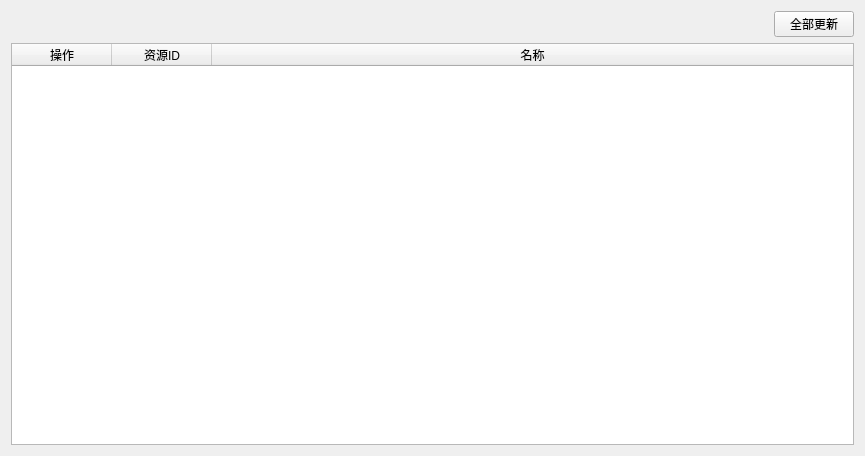
<?xml version="1.0" encoding="UTF-8"?>
<ui version="4.0">
 <class>LocalModsManagerInterface</class>
 <widget class="QWidget" name="LocalModsManagerInterface">
  <property name="geometry">
   <rect>
    <x>0</x>
    <y>0</y>
    <width>865</width>
    <height>456</height>
   </rect>
  </property>
  <property name="windowTitle">
   <string>Form</string>
  </property>
  <layout class="QVBoxLayout" name="verticalLayout">
   <item>
    <layout class="QHBoxLayout" name="horizontalLayout">
     <item>
      <spacer name="horizontalSpacer">
       <property name="orientation">
        <enum>Qt::Orientation::Horizontal</enum>
       </property>
       <property name="sizeHint" stdset="0">
        <size>
         <width>40</width>
         <height>20</height>
        </size>
       </property>
      </spacer>
     </item>
     <item>
      <widget class="PrimaryPushButton" name="updateAllButton">
       <property name="text">
        <string>全部更新</string>
       </property>
      </widget>
     </item>
    </layout>
   </item>
   <item>
    <widget class="TableWidget" name="modTable">
     <property name="sizePolicy">
      <sizepolicy hsizetype="Expanding" vsizetype="Expanding">
       <horstretch>0</horstretch>
       <verstretch>0</verstretch>
      </sizepolicy>
     </property>
     <attribute name="horizontalHeaderStretchLastSection">
      <bool>true</bool>
     </attribute>
     <attribute name="verticalHeaderVisible">
      <bool>false</bool>
     </attribute>
     <attribute name="verticalHeaderStretchLastSection">
      <bool>false</bool>
     </attribute>
     <column>
      <property name="text">
       <string>操作</string>
      </property>
     </column>
     <column>
      <property name="text">
       <string>资源ID</string>
      </property>
     </column>
     <column>
      <property name="text">
       <string>名称</string>
      </property>
     </column>
    </widget>
   </item>
  </layout>
 </widget>
 <customwidgets>
  <customwidget>
   <class>TableWidget</class>
   <extends>QTableWidget</extends>
   <header>qfluentwidgets</header>
  </customwidget>
  <customwidget>
   <class>PrimaryPushButton</class>
   <extends>QPushButton</extends>
   <header>qfluentwidgets</header>
  </customwidget>
 </customwidgets>
 <resources/>
 <connections/>
</ui>
